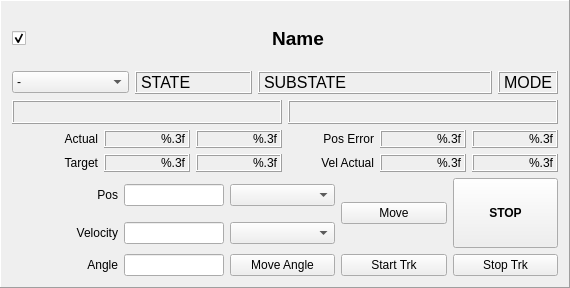
<?xml version="1.0" encoding="UTF-8"?>
<ui version="4.0">
 <class>Frame</class>
 <widget class="QFrame" name="Frame">
  <property name="geometry">
   <rect>
    <x>0</x>
    <y>0</y>
    <width>570</width>
    <height>288</height>
   </rect>
  </property>
  <property name="minimumSize">
   <size>
    <width>570</width>
    <height>288</height>
   </size>
  </property>
  <property name="windowTitle">
   <string>Frame</string>
  </property>
  <property name="frameShape">
   <enum>QFrame::Panel</enum>
  </property>
  <property name="frameShadow">
   <enum>QFrame::Raised</enum>
  </property>
  <layout class="QGridLayout" name="gridLayout">
   <item row="0" column="0">
    <layout class="QVBoxLayout" name="verticalLayout">
     <item>
      <layout class="QHBoxLayout" name="horizontalLayout_3">
       <item>
        <widget class="QCheckBox" name="check">
         <property name="maximumSize">
          <size>
           <width>20</width>
           <height>16777215</height>
          </size>
         </property>
         <property name="text">
          <string/>
         </property>
         <property name="checked">
          <bool>true</bool>
         </property>
        </widget>
       </item>
       <item>
        <widget class="QLabel" name="name">
         <property name="sizeIncrement">
          <size>
           <width>0</width>
           <height>25</height>
          </size>
         </property>
         <property name="font">
          <font>
           <pointsize>14</pointsize>
           <weight>75</weight>
           <bold>true</bold>
          </font>
         </property>
         <property name="styleSheet">
          <string notr="true">border-bottom: 1px solid black</string>
         </property>
         <property name="text">
          <string>Name</string>
         </property>
         <property name="alignment">
          <set>Qt::AlignCenter</set>
         </property>
        </widget>
       </item>
      </layout>
     </item>
     <item>
      <layout class="QGridLayout" name="gridLayout_3">
       <item row="0" column="4">
        <widget class="QLabel" name="track_mode_txt">
         <property name="maximumSize">
          <size>
           <width>60</width>
           <height>16777215</height>
          </size>
         </property>
         <property name="font">
          <font>
           <pointsize>12</pointsize>
          </font>
         </property>
         <property name="frameShape">
          <enum>QFrame::Box</enum>
         </property>
         <property name="frameShadow">
          <enum>QFrame::Raised</enum>
         </property>
         <property name="text">
          <string>MODE</string>
         </property>
         <property name="alignment">
          <set>Qt::AlignCenter</set>
         </property>
        </widget>
       </item>
       <item row="0" column="2" colspan="2">
        <widget class="QLabel" name="substate">
         <property name="font">
          <font>
           <pointsize>12</pointsize>
          </font>
         </property>
         <property name="frameShape">
          <enum>QFrame::Box</enum>
         </property>
         <property name="frameShadow">
          <enum>QFrame::Raised</enum>
         </property>
         <property name="text">
          <string>SUBSTATE</string>
         </property>
         <property name="alignment">
          <set>Qt::AlignLeading|Qt::AlignLeft|Qt::AlignVCenter</set>
         </property>
        </widget>
       </item>
       <item row="0" column="1">
        <widget class="QLabel" name="state">
         <property name="font">
          <font>
           <pointsize>12</pointsize>
          </font>
         </property>
         <property name="frameShape">
          <enum>QFrame::Box</enum>
         </property>
         <property name="frameShadow">
          <enum>QFrame::Raised</enum>
         </property>
         <property name="text">
          <string>STATE</string>
         </property>
         <property name="alignment">
          <set>Qt::AlignLeading|Qt::AlignLeft|Qt::AlignVCenter</set>
         </property>
        </widget>
       </item>
       <item row="0" column="0">
        <widget class="QComboBox" name="state_action">
         <item>
          <property name="text">
           <string>-</string>
          </property>
         </item>
         <item>
          <property name="text">
           <string>INIT</string>
          </property>
         </item>
         <item>
          <property name="text">
           <string>ENABLE</string>
          </property>
         </item>
         <item>
          <property name="text">
           <string>DISABLE</string>
          </property>
         </item>
         <item>
          <property name="text">
           <string>RESET</string>
          </property>
         </item>
        </widget>
       </item>
       <item row="1" column="0" colspan="5">
        <layout class="QHBoxLayout" name="horizontalLayout">
         <item>
          <widget class="QLabel" name="error_txt">
           <property name="font">
            <font>
             <pointsize>10</pointsize>
            </font>
           </property>
           <property name="frameShape">
            <enum>QFrame::Box</enum>
           </property>
           <property name="frameShadow">
            <enum>QFrame::Raised</enum>
           </property>
           <property name="text">
            <string/>
           </property>
           <property name="alignment">
            <set>Qt::AlignCenter</set>
           </property>
          </widget>
         </item>
         <item>
          <widget class="QLabel" name="rpc_feedback">
           <property name="font">
            <font>
             <pointsize>10</pointsize>
            </font>
           </property>
           <property name="frameShape">
            <enum>QFrame::Box</enum>
           </property>
           <property name="frameShadow">
            <enum>QFrame::Raised</enum>
           </property>
           <property name="text">
            <string/>
           </property>
           <property name="alignment">
            <set>Qt::AlignCenter</set>
           </property>
          </widget>
         </item>
        </layout>
       </item>
      </layout>
     </item>
     <item>
      <layout class="QGridLayout" name="gridLayout_2">
       <item row="1" column="4">
        <widget class="QLabel" name="motor1_vel_actual">
         <property name="sizePolicy">
          <sizepolicy hsizetype="Preferred" vsizetype="Maximum">
           <horstretch>0</horstretch>
           <verstretch>0</verstretch>
          </sizepolicy>
         </property>
         <property name="font">
          <font>
           <pointsize>9</pointsize>
          </font>
         </property>
         <property name="frameShape">
          <enum>QFrame::Box</enum>
         </property>
         <property name="frameShadow">
          <enum>QFrame::Raised</enum>
         </property>
         <property name="text">
          <string>%.3f</string>
         </property>
         <property name="alignment">
          <set>Qt::AlignRight|Qt::AlignTrailing|Qt::AlignVCenter</set>
         </property>
        </widget>
       </item>
       <item row="1" column="2">
        <widget class="QLabel" name="motor2_pos_target">
         <property name="sizePolicy">
          <sizepolicy hsizetype="Preferred" vsizetype="Maximum">
           <horstretch>0</horstretch>
           <verstretch>0</verstretch>
          </sizepolicy>
         </property>
         <property name="font">
          <font>
           <pointsize>9</pointsize>
          </font>
         </property>
         <property name="frameShape">
          <enum>QFrame::Box</enum>
         </property>
         <property name="frameShadow">
          <enum>QFrame::Raised</enum>
         </property>
         <property name="text">
          <string extracomment="Pos Target">%.3f</string>
         </property>
         <property name="alignment">
          <set>Qt::AlignRight|Qt::AlignTrailing|Qt::AlignVCenter</set>
         </property>
        </widget>
       </item>
       <item row="1" column="3">
        <widget class="QLabel" name="label_8">
         <property name="text">
          <string>Vel Actual</string>
         </property>
         <property name="alignment">
          <set>Qt::AlignRight|Qt::AlignTrailing|Qt::AlignVCenter</set>
         </property>
        </widget>
       </item>
       <item row="1" column="6">
        <widget class="QLabel" name="motor2_vel_actual">
         <property name="sizePolicy">
          <sizepolicy hsizetype="Preferred" vsizetype="Maximum">
           <horstretch>0</horstretch>
           <verstretch>0</verstretch>
          </sizepolicy>
         </property>
         <property name="font">
          <font>
           <pointsize>9</pointsize>
          </font>
         </property>
         <property name="frameShape">
          <enum>QFrame::Box</enum>
         </property>
         <property name="frameShadow">
          <enum>QFrame::Raised</enum>
         </property>
         <property name="text">
          <string>%.3f</string>
         </property>
         <property name="alignment">
          <set>Qt::AlignRight|Qt::AlignTrailing|Qt::AlignVCenter</set>
         </property>
        </widget>
       </item>
       <item row="0" column="2">
        <widget class="QLabel" name="motor2_pos_actual">
         <property name="sizePolicy">
          <sizepolicy hsizetype="Preferred" vsizetype="Maximum">
           <horstretch>0</horstretch>
           <verstretch>0</verstretch>
          </sizepolicy>
         </property>
         <property name="font">
          <font>
           <pointsize>9</pointsize>
          </font>
         </property>
         <property name="frameShape">
          <enum>QFrame::Box</enum>
         </property>
         <property name="frameShadow">
          <enum>QFrame::Raised</enum>
         </property>
         <property name="text">
          <string>%.3f</string>
         </property>
         <property name="alignment">
          <set>Qt::AlignRight|Qt::AlignTrailing|Qt::AlignVCenter</set>
         </property>
        </widget>
       </item>
       <item row="0" column="0">
        <widget class="QLabel" name="label_6">
         <property name="text">
          <string>Actual</string>
         </property>
         <property name="alignment">
          <set>Qt::AlignRight|Qt::AlignTrailing|Qt::AlignVCenter</set>
         </property>
        </widget>
       </item>
       <item row="0" column="6">
        <widget class="QLabel" name="motor2_pos_error">
         <property name="sizePolicy">
          <sizepolicy hsizetype="Preferred" vsizetype="Maximum">
           <horstretch>0</horstretch>
           <verstretch>0</verstretch>
          </sizepolicy>
         </property>
         <property name="font">
          <font>
           <pointsize>9</pointsize>
          </font>
         </property>
         <property name="frameShape">
          <enum>QFrame::Box</enum>
         </property>
         <property name="frameShadow">
          <enum>QFrame::Raised</enum>
         </property>
         <property name="text">
          <string extracomment="Pos Target">%.3f</string>
         </property>
         <property name="alignment">
          <set>Qt::AlignRight|Qt::AlignTrailing|Qt::AlignVCenter</set>
         </property>
        </widget>
       </item>
       <item row="1" column="1">
        <widget class="QLabel" name="motor1_pos_target">
         <property name="sizePolicy">
          <sizepolicy hsizetype="Preferred" vsizetype="Maximum">
           <horstretch>0</horstretch>
           <verstretch>0</verstretch>
          </sizepolicy>
         </property>
         <property name="font">
          <font>
           <pointsize>9</pointsize>
          </font>
         </property>
         <property name="frameShape">
          <enum>QFrame::Box</enum>
         </property>
         <property name="frameShadow">
          <enum>QFrame::Raised</enum>
         </property>
         <property name="text">
          <string extracomment="Pos Target">%.3f</string>
         </property>
         <property name="alignment">
          <set>Qt::AlignRight|Qt::AlignTrailing|Qt::AlignVCenter</set>
         </property>
        </widget>
       </item>
       <item row="1" column="0">
        <widget class="QLabel" name="label_7">
         <property name="text">
          <string>Target</string>
         </property>
         <property name="alignment">
          <set>Qt::AlignRight|Qt::AlignTrailing|Qt::AlignVCenter</set>
         </property>
        </widget>
       </item>
       <item row="0" column="1">
        <widget class="QLabel" name="motor1_pos_actual">
         <property name="sizePolicy">
          <sizepolicy hsizetype="Preferred" vsizetype="Maximum">
           <horstretch>0</horstretch>
           <verstretch>0</verstretch>
          </sizepolicy>
         </property>
         <property name="font">
          <font>
           <pointsize>9</pointsize>
          </font>
         </property>
         <property name="frameShape">
          <enum>QFrame::Box</enum>
         </property>
         <property name="frameShadow">
          <enum>QFrame::Raised</enum>
         </property>
         <property name="text">
          <string>%.3f</string>
         </property>
         <property name="alignment">
          <set>Qt::AlignRight|Qt::AlignTrailing|Qt::AlignVCenter</set>
         </property>
        </widget>
       </item>
       <item row="0" column="3">
        <widget class="QLabel" name="label_2">
         <property name="text">
          <string>Pos Error</string>
         </property>
         <property name="alignment">
          <set>Qt::AlignRight|Qt::AlignTrailing|Qt::AlignVCenter</set>
         </property>
        </widget>
       </item>
       <item row="0" column="4">
        <widget class="QLabel" name="motor1_pos_error">
         <property name="sizePolicy">
          <sizepolicy hsizetype="Preferred" vsizetype="Maximum">
           <horstretch>0</horstretch>
           <verstretch>0</verstretch>
          </sizepolicy>
         </property>
         <property name="font">
          <font>
           <pointsize>9</pointsize>
          </font>
         </property>
         <property name="frameShape">
          <enum>QFrame::Box</enum>
         </property>
         <property name="frameShadow">
          <enum>QFrame::Raised</enum>
         </property>
         <property name="text">
          <string>%.3f</string>
         </property>
         <property name="alignment">
          <set>Qt::AlignRight|Qt::AlignTrailing|Qt::AlignVCenter</set>
         </property>
        </widget>
       </item>
      </layout>
     </item>
     <item>
      <layout class="QGridLayout" name="gridLayout_4">
       <item row="1" column="0">
        <widget class="QLabel" name="label_3">
         <property name="text">
          <string>Velocity</string>
         </property>
         <property name="alignment">
          <set>Qt::AlignRight|Qt::AlignTrailing|Qt::AlignVCenter</set>
         </property>
        </widget>
       </item>
       <item row="0" column="4" rowspan="2">
        <widget class="QPushButton" name="stop">
         <property name="minimumSize">
          <size>
           <width>0</width>
           <height>70</height>
          </size>
         </property>
         <property name="font">
          <font>
           <weight>75</weight>
           <bold>true</bold>
          </font>
         </property>
         <property name="text">
          <string>STOP</string>
         </property>
        </widget>
       </item>
       <item row="0" column="1">
        <widget class="QLineEdit" name="input_pos_target">
         <property name="maximumSize">
          <size>
           <width>100</width>
           <height>16777215</height>
          </size>
         </property>
         <property name="alignment">
          <set>Qt::AlignRight|Qt::AlignTrailing|Qt::AlignVCenter</set>
         </property>
        </widget>
       </item>
       <item row="1" column="1">
        <widget class="QLineEdit" name="input_velocity">
         <property name="maximumSize">
          <size>
           <width>100</width>
           <height>16777215</height>
          </size>
         </property>
         <property name="alignment">
          <set>Qt::AlignRight|Qt::AlignTrailing|Qt::AlignVCenter</set>
         </property>
        </widget>
       </item>
       <item row="0" column="3" rowspan="2">
        <widget class="QPushButton" name="move">
         <property name="text">
          <string>Move</string>
         </property>
        </widget>
       </item>
       <item row="0" column="0">
        <widget class="QLabel" name="pos_label">
         <property name="text">
          <string>Pos</string>
         </property>
         <property name="alignment">
          <set>Qt::AlignRight|Qt::AlignTrailing|Qt::AlignVCenter</set>
         </property>
        </widget>
       </item>
       <item row="1" column="2">
        <widget class="QComboBox" name="input_axis"/>
       </item>
       <item row="0" column="2">
        <widget class="QComboBox" name="move_mode"/>
       </item>
      </layout>
     </item>
     <item>
      <layout class="QHBoxLayout" name="horizontalLayout_2">
       <item>
        <widget class="QLabel" name="label_5">
         <property name="text">
          <string>Angle</string>
         </property>
         <property name="alignment">
          <set>Qt::AlignRight|Qt::AlignTrailing|Qt::AlignVCenter</set>
         </property>
        </widget>
       </item>
       <item>
        <widget class="QLineEdit" name="input_angle">
         <property name="maximumSize">
          <size>
           <width>100</width>
           <height>16777215</height>
          </size>
         </property>
         <property name="alignment">
          <set>Qt::AlignRight|Qt::AlignTrailing|Qt::AlignVCenter</set>
         </property>
        </widget>
       </item>
       <item>
        <widget class="QPushButton" name="move_angle">
         <property name="text">
          <string>Move Angle</string>
         </property>
        </widget>
       </item>
       <item>
        <widget class="QPushButton" name="start_track">
         <property name="text">
          <string>Start Trk</string>
         </property>
        </widget>
       </item>
       <item>
        <widget class="QPushButton" name="stop_track">
         <property name="text">
          <string>Stop Trk</string>
         </property>
        </widget>
       </item>
      </layout>
     </item>
    </layout>
   </item>
  </layout>
 </widget>
 <resources/>
 <connections/>
</ui>
